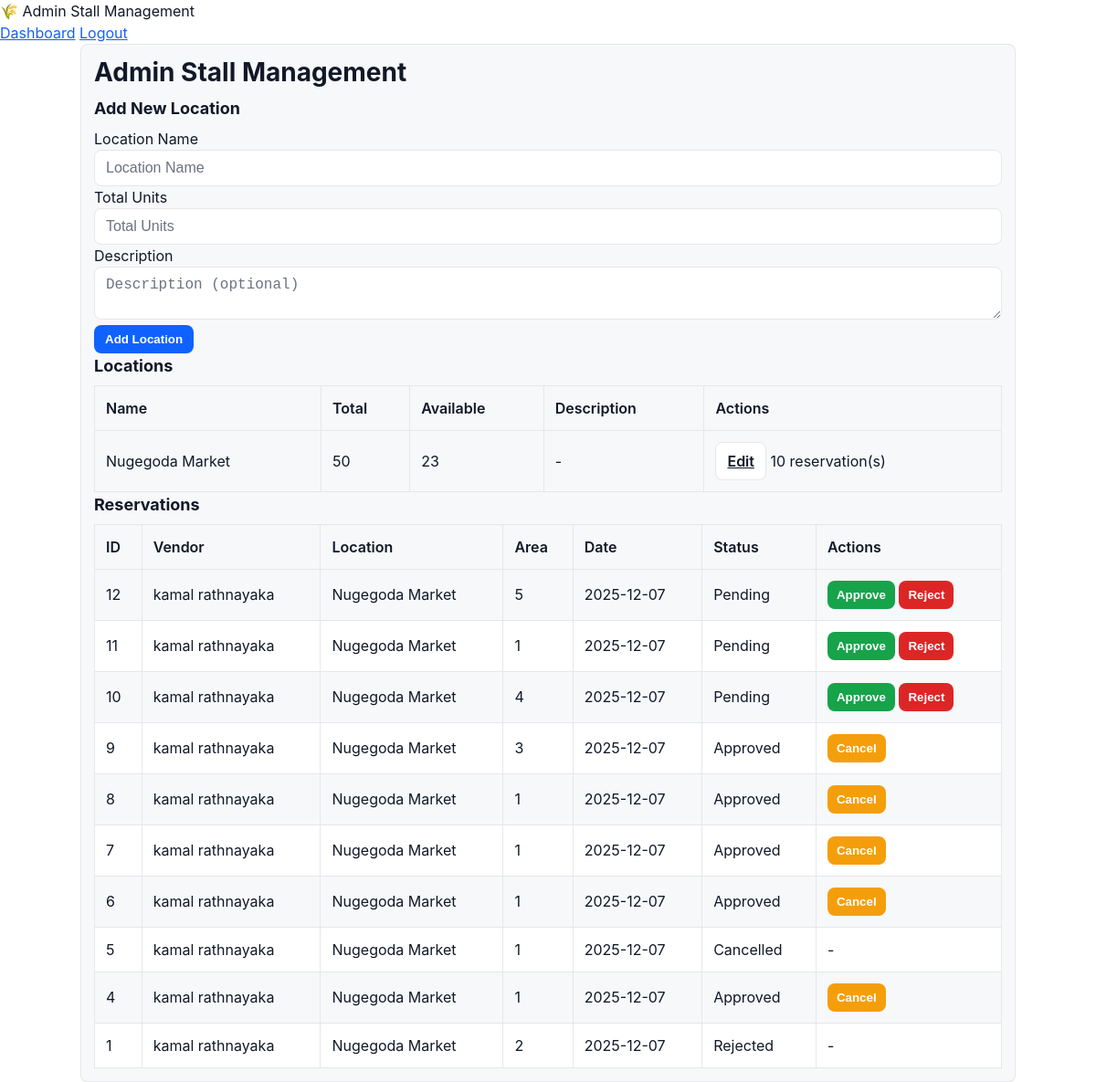
The app's page /admin_stall.php with its own data.
### tables this page shows
CREATE TABLE IF NOT EXISTS `locations` (
  `location_id` int NOT NULL AUTO_INCREMENT,
  `name` varchar(100) NOT NULL,
  `total_units` int NOT NULL DEFAULT '0',
  `available_units` int NOT NULL DEFAULT '0',
  `description` text,
  PRIMARY KEY (`location_id`)
);

CREATE TABLE IF NOT EXISTS `reservations` (
  `reservation_id` int NOT NULL AUTO_INCREMENT,
  `vendor_id` int NOT NULL,
  `location_id` int NOT NULL,
  `area_required` int NOT NULL,
  `reserve_date` date NOT NULL,
  `purpose` varchar(255) DEFAULT NULL,
  `status` enum('Pending','Approved','Rejected','Cancelled') DEFAULT 'Pending',
  `created_at` datetime DEFAULT CURRENT_TIMESTAMP,
  `updated_at` datetime DEFAULT NULL,
  PRIMARY KEY (`reservation_id`),
  KEY `vendor_id` (`vendor_id`),
  KEY `location_id` (`location_id`)
);

CREATE TABLE IF NOT EXISTS `vendors` (
  `vendor_id` int NOT NULL AUTO_INCREMENT,
  `name` varchar(100) DEFAULT NULL,
  `nic` varchar(20) DEFAULT NULL,
  `contact` varchar(20) DEFAULT NULL,
  `address` varchar(255) DEFAULT NULL,
  `category` varchar(100) DEFAULT NULL,
  `profile_photo` varchar(255) DEFAULT NULL,
  `email` varchar(100) DEFAULT NULL,
  `password` varchar(255) DEFAULT NULL,
  `status` enum('Pending','Approved','Rejected') DEFAULT 'Pending',
  PRIMARY KEY (`vendor_id`),
  UNIQUE KEY `email` (`email`)
);

### admin_stall.php (the view, shortened to what this page needs)
<?php
include 'conn.php';
$locations = $conn->query("SELECT * FROM locations ORDER BY name ASC");
$reservations = $conn->query("
  SELECT r.*, v.name AS vendor_name, l.name AS location_name
  FROM reservations r
  LEFT JOIN locations l ON r.location_id = l.location_id
  LEFT JOIN vendors v ON r.vendor_id = v.vendor_id
  ORDER BY r.created_at DESC
");
?>
<!DOCTYPE html>
<html lang="en">
<head>
    <link rel="stylesheet" href="/FMSys/styles/ui.css" />
</head>
<body>
<header class="header">
    <div>🌾 Admin Stall Management</div>
    <nav>
        <a class="btn-ghost" href="admin_dashboard.php">Dashboard</a>
        <a class="btn-ghost" href="index.html">Logout</a>
    </nav>
</header>
<div class="container card">
    <h1>Admin Stall Management</h1>
    <h2>Add New Location</h2>
    <form method="post">
        <label class="label">Location Name<input class="input" type="text" name="name" placeholder="Location Name" required></label>
        <label class="label">Total Units<input class="input" type="number" name="total_units" min="1" placeholder="Total Units" required></label>
        <label class="label">Description<textarea class="input" name="description" placeholder="Description (optional)"></textarea></label>
        <button type="submit" class="btn btn-primary">Add Location</button>
    </form>
    <h2>Locations</h2>
    <div class="table-wrap">
    <table class="table">
        <thead>
            <tr>
                <th>Name</th>
                <th>Total</th>
                <th>Available</th>
                <th>Description</th>
                <th>Actions</th>
            </tr>
        </thead>
        <tbody>
            <?php while($loc=$locations->fetch_assoc()): ?>
            <tr>
                <td data-label="Name"><?php echo htmlspecialchars($loc['name']); ?></td>
                <td data-label="Total"><?php echo (int)$loc['total_units']; ?></td>
                <td data-label="Available"><?php echo (int)$loc['available_units']; ?></td>
                <td data-label="Description"><?php echo htmlspecialchars($loc['description']); ?></td>
                <td data-label="Actions" class="actions">
                    <a class="btn btn-secondary" href="?edit_loc=<?php echo (int)$loc['location_id']; ?>">Edit</a>
                    <?php
                    $loc_id = (int)$loc['location_id'];
                    $rq = $conn->query("SELECT COUNT(*) AS c FROM reservations WHERE location_id = $loc_id");
                    $rc = $rq ? (int)$rq->fetch_assoc()['c'] : 0;
                    if($rc===0): ?>
                        <a class="btn btn-danger" href="?delete_loc=<?php echo $loc_id; ?>" onclick="return confirm('Delete this location?')">Delete</a>
                    <?php else: ?>
                        <span><?php echo $rc; ?> reservation(s)</span>
                    <?php endif; ?>
                </td>
            </tr>
            <?php endwhile; ?>
        </tbody>
    </table>
    </div>
    <h2>Reservations</h2>
    <div class="table-wrap">
    <table class="table">
        <thead>
            <tr>
                <th>ID</th>
                <th>Vendor</th>
                <th>Location</th>
                <th>Area</th>
                <th>Date</th>
                <th>Status</th>
                <th>Actions</th>
            </tr>
        </thead>
        <tbody>
            <?php if($reservations->num_rows===0): ?>
            <tr><td colspan="7">No reservations yet.</td></tr>
            <?php else: ?>
            <?php while($r=$reservations->fetch_assoc()): ?>
            <tr>
                <td data-label="ID"><?php echo (int)$r['reservation_id']; ?></td>
                <td data-label="Vendor"><?php echo htmlspecialchars($r['vendor_name'] ?? 'Vendor#'.$r['vendor_id']); ?></td>
                <td data-label="Location"><?php echo htmlspecialchars($r['location_name'] ?? 'Location#'.$r['location_id']); ?></td>
                <td data-label="Area"><?php echo (int)$r['area_required']; ?></td>
                <td data-label="Date"><?php echo htmlspecialchars($r['reserve_date']); ?></td>
                <td data-label="Status"><?php echo htmlspecialchars($r['status']); ?></td>
                <td data-label="Actions" class="actions">
                    <?php if($r['status']==='Pending'): ?>
                        <form method="post" style="display:inline-block">
                            <button type="submit" class="btn btn-approve">Approve</button>
                        </form>
                        <form method="post" style="display:inline-block">
                            <button type="submit" class="btn btn-reject">Reject</button>
                        </form>
                    <?php elseif($r['status']==='Approved'): ?>
                        <form method="post" style="display:inline-block">
                            <button type="submit" class="btn btn-cancel">Cancel</button>
                        </form>
                    <?php else: ?>
                        <span>-</span>
                    <?php endif; ?>
                </td>
            </tr>
            <?php endwhile; ?>
            <?php endif; ?>
        </tbody>
    </table>
    </div>
</div>
</body>
</html>

### styles/ui.css (style rules this page uses)
:root { --color-bg: #ffffff; --color-surface: #f7f8fa; --color-primary: #0f62fe; --color-primary-600: #0a58d8; --color-muted: #6b7280; --color-text: #111827; --color-border: #e6e7ea; --color-error: #b00020; --color-success: #0f9d58; --shadow-sm: 0 1px 2px rgba(16, 24, 40, 0.05); --shadow-md: 0 6px 18px rgba(16, 24, 40, 0.08); --radius: 8px; --focus-ring: 3px; --transition-fast: 180ms; --transition-medium: 240ms; }
* { box-sizing: border-box }
html, body { height: 100% }
body { margin: 0; background: var(--color-bg); color: var(--color-text); font-family: -apple-system, BlinkMacSystemFont, 'Segoe UI', Roboto, 'Helvetica Neue', Arial; line-height: 1.5; -webkit-font-smoothing: antialiased; -moz-osx-font-smoothing: grayscale; font-size: 16px; }
.container { width: 100%; padding: 16px; margin-left: auto; margin-right: auto }
@media (min-width:640px) { .container { max-width: 640px; padding: 20px } }
@media (min-width:768px) { .container { max-width: 768px; padding: 24px } }
@media (min-width:1024px) { .container { max-width: 1024px; padding: 28px } }
h1 { font-size: 1.5rem; margin: 0 0 8px; line-height: 1.2 }
@media (min-width:768px) { h1 { font-size: 1.75rem } }
h2 { font-size: 1.125rem; margin: 0 0 8px }
.card { background: var(--color-surface); border-radius: var(--radius); box-shadow: var(--shadow-sm); border: 1px solid var(--color-border); padding: 14px; }
.btn { display: inline-flex; align-items: center; gap: 8px; padding: 8px 12px; border-radius: 8px; border: none; cursor: pointer; font-weight: 600; transition: transform var(--transition-fast) ease, box-shadow var(--transition-fast) ease, opacity var(--transition-fast) ease; }
.btn-primary { background: var(--color-primary); color: white; box-shadow: var(--shadow-sm) }
.btn-secondary { background: white; color: var(--color-text); border: 1px solid var(--color-border) }
.btn-ghost { background: transparent; color: var(--color-primary) }
.btn-approve { background: #16a34a; color: white; border-radius: 8px; padding: 8px 10px }
.btn-reject { background: #dc2626; color: white; border-radius: 8px; padding: 8px 10px }
.btn-cancel { background: #f59e0b; color: white; border-radius: 8px; padding: 8px 10px }
.input { width: 100%; padding: 10px 12px; border: 1px solid var(--color-border); border-radius: var(--radius); font-size: 1rem; transition: border-color var(--transition-fast) ease, box-shadow var(--transition-fast) ease; }
.input::placeholder { color: var(--color-muted); }
.table { width: 100%; border-collapse: collapse; }
.table th, .table td { padding: 12px; border: 1px solid var(--color-border); text-align: left; }
.table th { background: var(--color-surface); font-weight: 600; }
.table tr:nth-child(even) { background: var(--color-bg); }

### records on screen
locations: name "Nugegoda Market", total_units "50", available_units "23", description "-", rc "10"
reservations: reservation_id "12", vendor.name "kamal rathnayaka", location.name "Nugegoda Market", area_required "5", reserve_date "2025-12-07", status "Pending"
reservations: reservation_id "11", vendor.name "kamal rathnayaka", location.name "Nugegoda Market", area_required "1", reserve_date "2025-12-07", status "Pending"
reservations: reservation_id "10", vendor.name "kamal rathnayaka", location.name "Nugegoda Market", area_required "4", reserve_date "2025-12-07", status "Pending"
reservations: reservation_id "9", vendor.name "kamal rathnayaka", location.name "Nugegoda Market", area_required "3", reserve_date "2025-12-07", status "Approved"
reservations: reservation_id "8", vendor.name "kamal rathnayaka", location.name "Nugegoda Market", area_required "1", reserve_date "2025-12-07", status "Approved"
reservations: reservation_id "7", vendor.name "kamal rathnayaka", location.name "Nugegoda Market", area_required "1", reserve_date "2025-12-07", status "Approved"
reservations: reservation_id "6", vendor.name "kamal rathnayaka", location.name "Nugegoda Market", area_required "1", reserve_date "2025-12-07", status "Approved"
reservations: reservation_id "5", vendor.name "kamal rathnayaka", location.name "Nugegoda Market", area_required "1", reserve_date "2025-12-07", status "Cancelled"
reservations: reservation_id "4", vendor.name "kamal rathnayaka", location.name "Nugegoda Market", area_required "1", reserve_date "2025-12-07", status "Approved"
reservations: reservation_id "1", vendor.name "kamal rathnayaka", location.name "Nugegoda Market", area_required "2", reserve_date "2025-12-07", status "Rejected"
